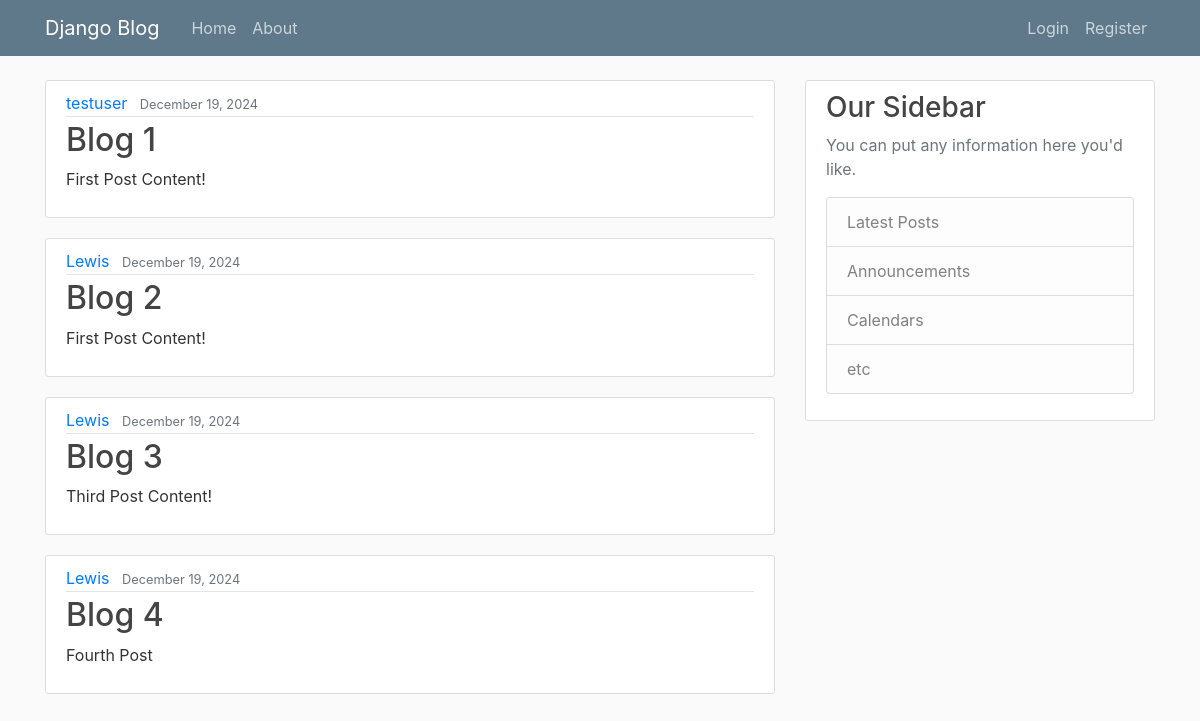
The app's page /, older data.
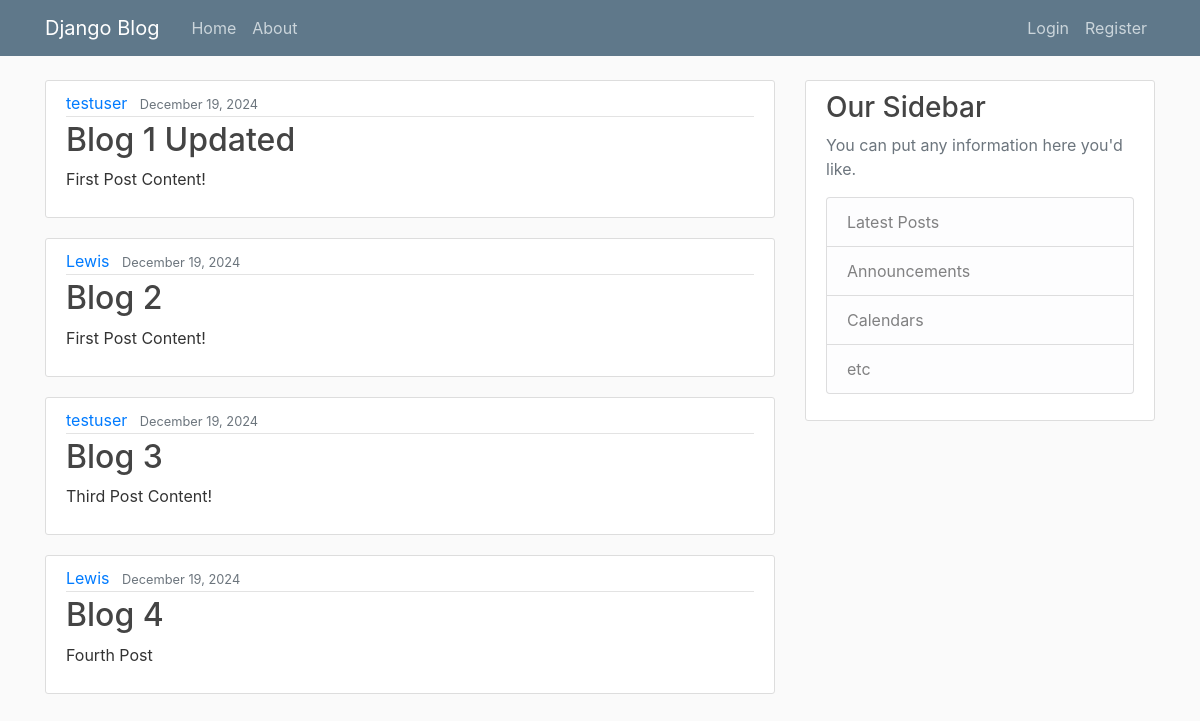
The same page, newer data.
### blog/models.py (models this page shows, shortened)
class Post(models.Model):
    title = models.CharField(max_length=1000)
    content = models.TextField()
    date_posted = models.DateTimeField(default=timezone.now)
    author = models.ForeignKey(User, on_delete=models.CASCADE)

### blog/views.py (the view)
# urls.py: path('', views.home, name='blog-home'),
def home(request):
    context = {
        'posts': Post.objects.all()
    }
    return render(request, 'blog/home.html', context)

### blog/templates/blog/home.html
{% extends "blog/base.html" %}
{% block content %}
    {% for post in posts %}
        <article class="media content-section">
            <div class="media-body">
              <div class="article-metadata">
                <a class="mr-2" href="#">{{ post.author }}</a>
                <small class="text-muted">{{ post.date_posted|date:'F d, Y' }}</small>
              </div>
              <h2><a class="article-title" href="#">{{ post.title }}</a></h2>
              <p class="article-content">{{ post.content }}</p>
            </div>
        </article>
    {% endfor %}
{% endblock content %}

Row changes from the older to the newer data that the page shows:
changed Post: title "Blog 1" → "Blog 1 Updated"
changed Post "Blog 3": author "Lewis" → "testuser"
